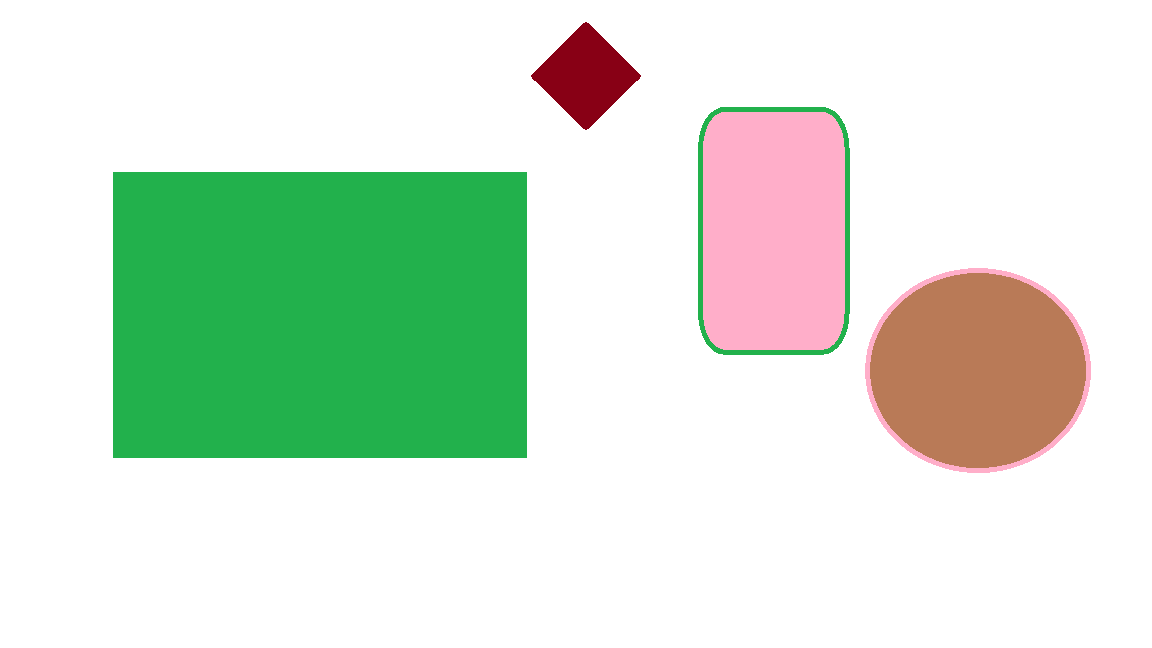
#> input picture python/Guess the shape/shapes.png, 1152 x 648 px
$ jupyter execute 'tashkis ashkal.ipynb'
#> lines starting #> are read from the running program, lines starting #| are printed output that depends on the picture; after the words box and inside, x2 and y2 are one past the last pixel; in counts of white or black regions, pixels touching at a corner belong together
# تشخیص اشکال هندسی

[cell 1]
import cv2

[cell 2]
img = cv2.imread("shapes.png")
#> img is the input picture: shape (648, 1152, 3); mean B, G, R 213.7, 230.3, 214.8
imgGray = cv2.imread("shapes.png",cv2.IMREAD_GRAYSCALE)
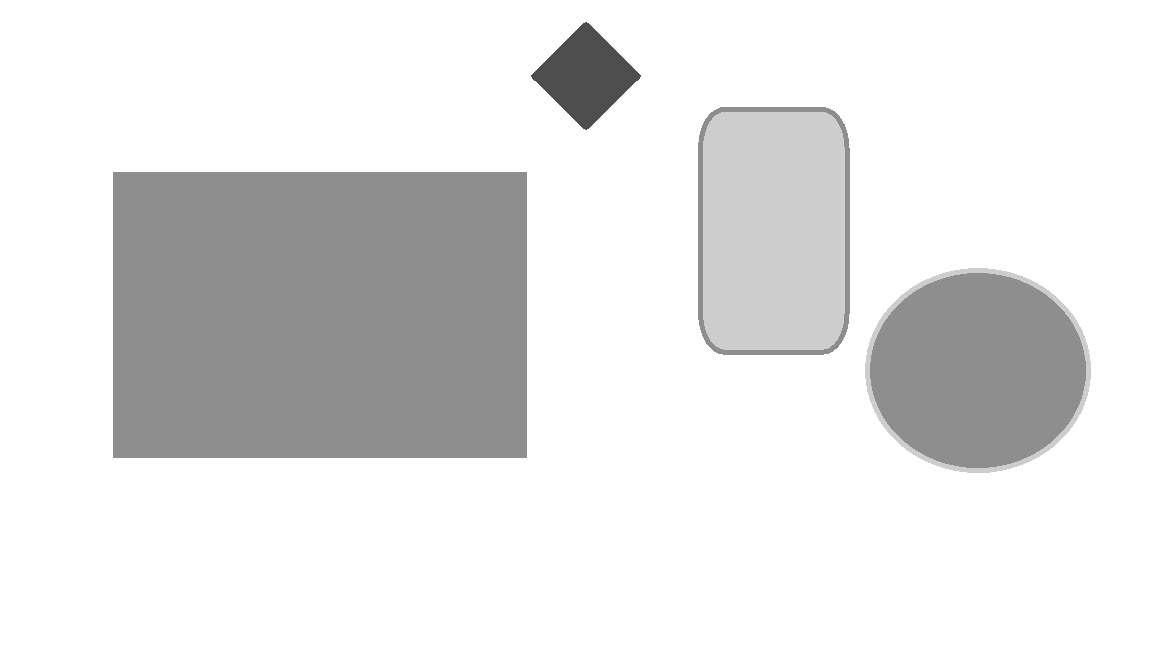
#> imgGray: shape (648, 1152); min 78, max 255, mean 227.6
_ ,threshold = cv2.threshold(imgGray,240,255,cv2.THRESH_BINARY)
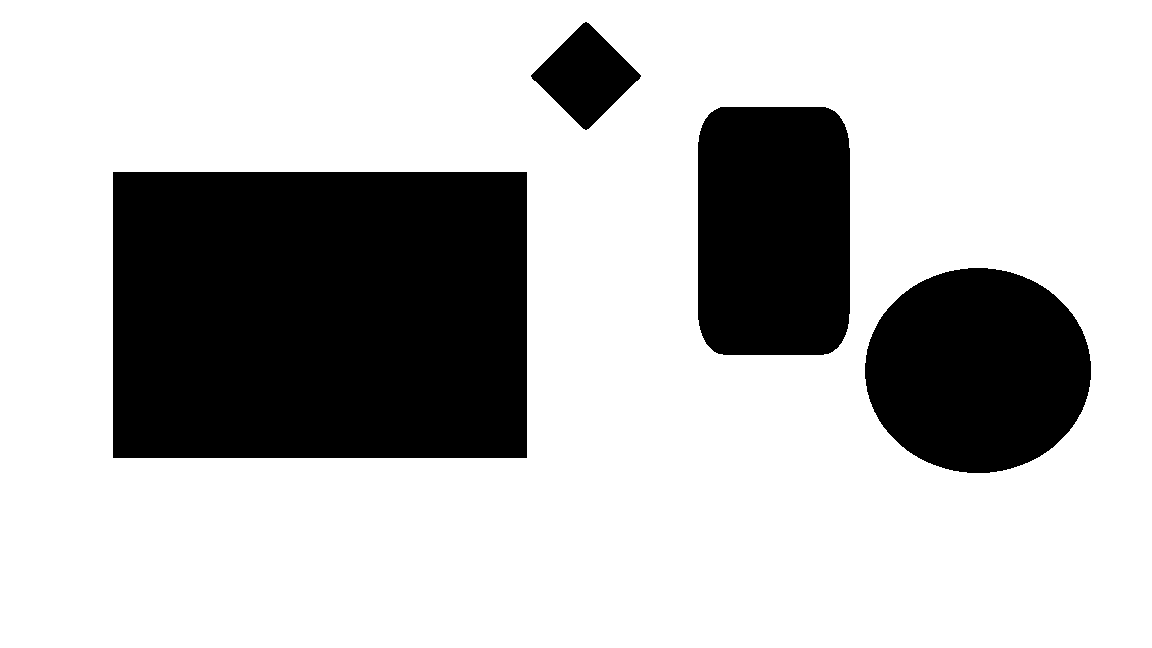
#> threshold: shape (648, 1152); 73.5% white; 4 black regions
contours , _ = cv2.findContours(threshold,cv2.RETR_TREE,cv2.CHAIN_APPROX_SIMPLE)
#> contours = 5 contours; box (x1, y1, x2, y2) and area: (0, 0, 1152, 648) 744697, (112, 171, 528, 459) 119103, (697, 106, 851, 356) 37032, (864, 267, 1092, 474) 36643, (530, 21, 642, 131) 6270
font = cv2.FONT_HERSHEY_COMPLEX
for cnt in contours:
    approx = cv2.approxPolyDP(cnt,0.01*cv2.arcLength(cnt,True),True)

    #cv2.drawContours(imgGray,[approx],0,0,5)
    x = approx.ravel()[0]
    y = approx.ravel()[1]
    if len(approx) == 3 : cv2.putText(img,"Triangle", (x,y),font,1,0)
    elif len(approx) == 4 : cv2.putText(img,"Rectangle", (x,y),font,1,0)
    elif len(approx) == 5 : cv2.putText(img,"Pentagon", (x,y),font,1,0)
    elif len(approx) > 5 and  len(approx)< 10: cv2.putText(img,"Ellips", (x,y),font,1,0)
    else : cv2.putText(img,"Circle",(x,y),font,1,0)
#> this loop made 5 passes
#> (approx, x, y) on passes 1, 3, 5: ([[0, 0], [0, 647], [1151, 647], [1151, 0]], 0, 0), ([[112, 172], [526, 171], [527, 457], [113, 458]], 112, 172), ([[585, 21], [641, 75], [586, 130], [530, 76]], 585, 21)
#> (x, y) on passes 2, 4: (968, 267), (720, 106)
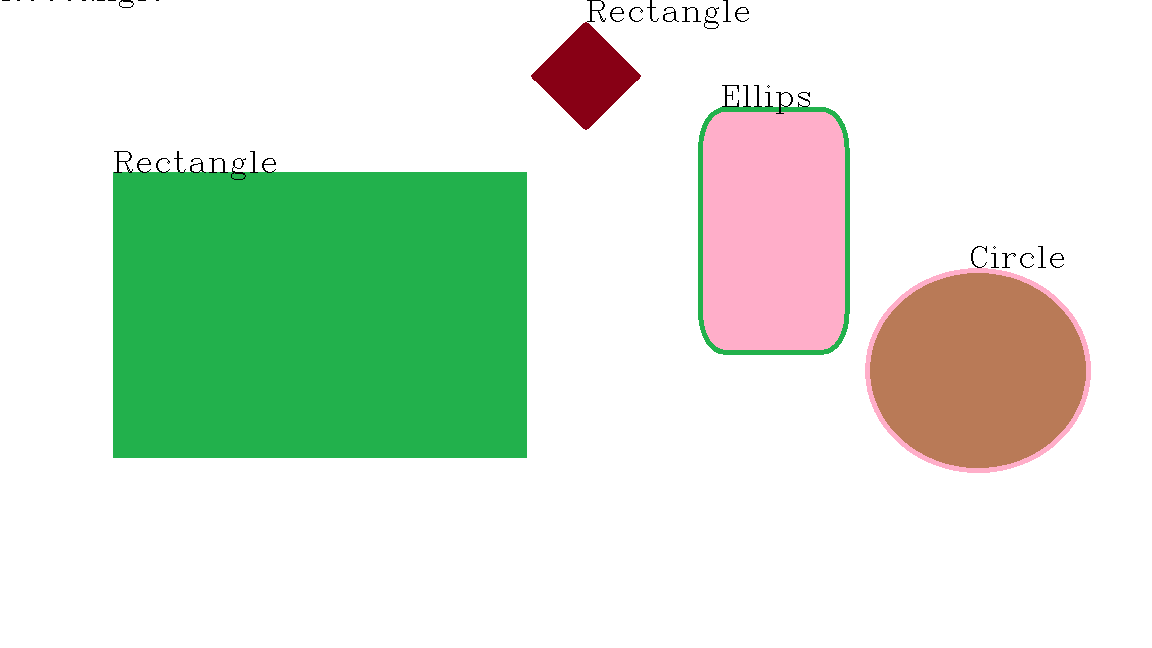
#> img: shape (648, 1152, 3); 0.28% of pixels changed, all inside (x1, y1, x2, y2) = (2, 0, 1064, 268)
cv2.imshow("shapes",img)
cv2.waitKey(0)
cv2.destroyAllWindows()
